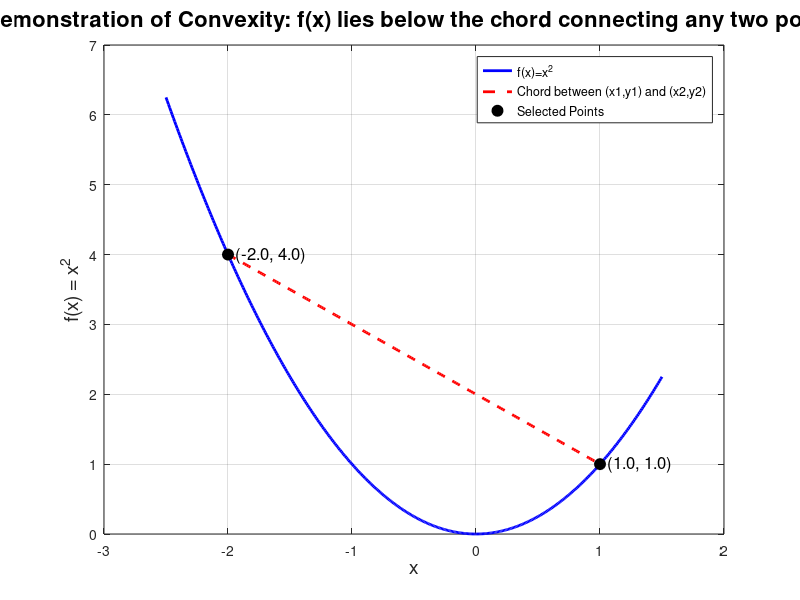

MATLAB code for this plot: (Note: this script raises an error after producing the figure.)
% In a convex function, for any two points, the function lies below the line (or chord) connecting them
% Clear the workspace and close any open figures
clear; close all; clc;

% Define the function f(x) = x^2
f = @(x) x.^2;

% Define the range for x
x_min = -2.5;
x_max = 1.5;
x = linspace(x_min, x_max, 400);

% Compute the function values
y = f(x);

% Choose two points on the function (for example, x1 = -2 and x2 = 1)
x1 = -2;
x2 = 1;
y1 = f(x1);
y2 = f(x2);

% Create a vector for the chord between (x1,y1) and (x2,y2)
% For any x between x1 and x2, the chord value is given by linear interpolation
x_chord = linspace(x1, x2, 200);
y_chord = ((x_chord - x1)/(x2 - x1)) * y2 + ((x2 - x_chord)/(x2 - x1)) * y1;

% Plot the function
figure('Color','w','Position',[100 100 800 600]);
plot(x, y, 'b-', 'LineWidth',2); hold on;
grid on; 


% Plot the chord between the two chosen points
plot(x_chord, y_chord, 'r--', 'LineWidth',2);

% Highlight the chosen points on the function
plot(x1, y1, 'ko', 'MarkerSize',8, 'MarkerFaceColor','k');
plot(x2, y2, 'ko', 'MarkerSize',8, 'MarkerFaceColor','k');

% Add labels and title
xlabel('x', 'FontSize',14);
ylabel('f(x) = x^2', 'FontSize',14);
title('Demonstration of Convexity: f(x) lies below the chord connecting any two points', 'FontSize',16);

% Add legend to the plot
legend('f(x)=x^2','Chord between (x1,y1) and (x2,y2)', 'Selected Points', 'Location','Best');

% Annotate the selected points
text(x1, y1, sprintf('  (%.1f, %.1f)', x1, y1), 'FontSize',12);
text(x2, y2, sprintf('  (%.1f, %.1f)', x2, y2), 'FontSize',12);

hold off;
ax = gca;
ax.FontSize = 20;